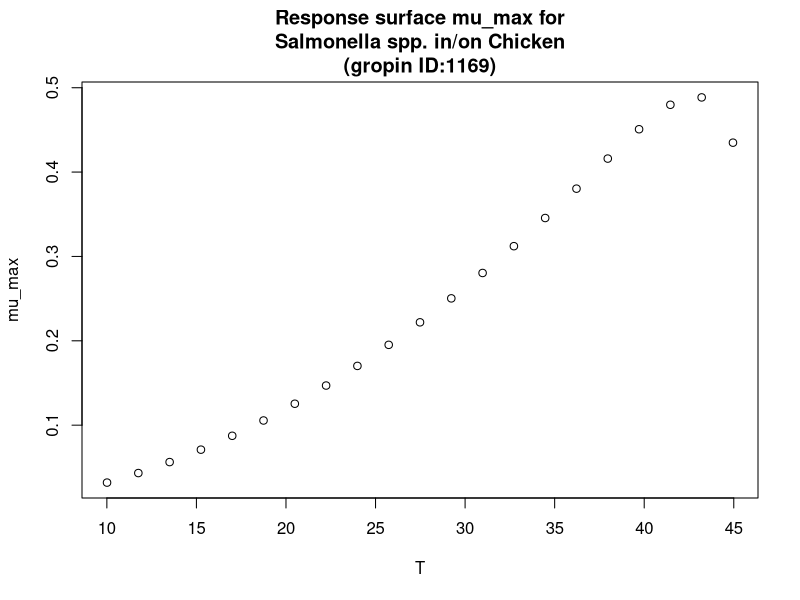

Source code (R):
#############################
# start of Parameter script
#############################
T <- seq(10.01,44.955044955045,length.out=21)
#############################
# end of Parameter script
#############################
############################# 
# start of Model script Gropin ID 1169 
#############################
 
# constant coefficients for this model
 
variables <- data.frame(T)
argumentsPar <- expand.grid(variables)
 
# heart of the model
response_surface <- function(T) {
   mumax <-0.00028*((T+0.67)^2)*(1-exp(0.57*(T-47.36)))

return(mumax=mumax)
} 

# output parameters
mumax <- cbind(argumentsPar,response_surface(argumentsPar['T']))
colnames(mumax) <- c(colnames(argumentsPar),'mumax')
#############################
# End of Model script
#############################
############################# 
# start of Visualisation script Gropin ID 1169 
#############################
plot(T,mumax$mumax,
                          xlab='T',
                          ylab='mu_max',main='Response surface mu_max for
Salmonella spp. in/on Chicken
(gropin ID:1169)')
#############################
# End of Visualisation script
#############################
